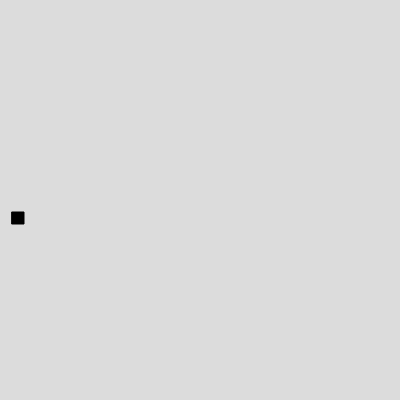
Frame 1 (no input)
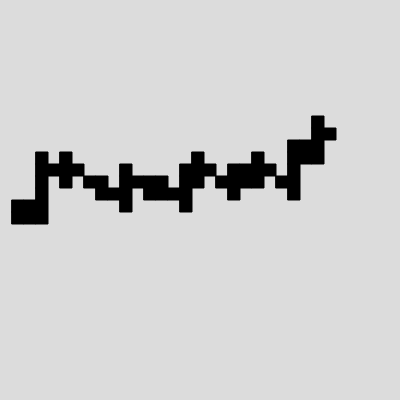
Frame 60 (no input)
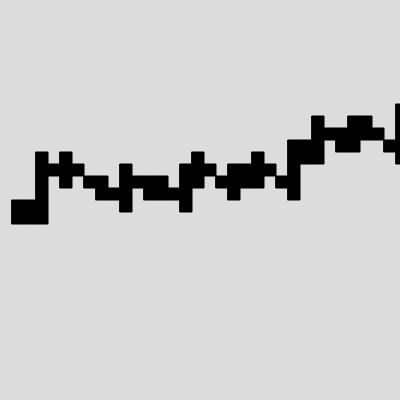
Frame 120 (the mouse pressed at the canvas centre since frame 60)

The p5.js sketch that drew these frames (run headless with seeded random() and noise() and a simulated clock; from frame 60 on, the mouse is pressed at the canvas centre):

// p5.js sketch
// ── sketch.js
var rectPosX, rectPosY;

function setup() {
  createCanvas(400, 400);
  background(220);
  rectPosX = 0;
  rectPosY = height / 2;
}

function draw() {
  /* Depending on the value of the randomBool()
    The position of the rect angle is changed
  */
  if (randomBool() === true) {
    rectPosX += 12;
    rectPosY += 12;
  } else {
    rectPosY -= 12;
  }
  fill(0);
  rect(rectPosX, rectPosY, 12);
}

/* Returns a boolean */
function randomBool() {
  /* This function essentially replicates coin toss */
  var isTrue = true;
  var toss = random(0, 1);
  if (toss > 0.5) {
    isTrue = true;
  } else {
    isTrue = false;
  }
  return isTrue;
}
